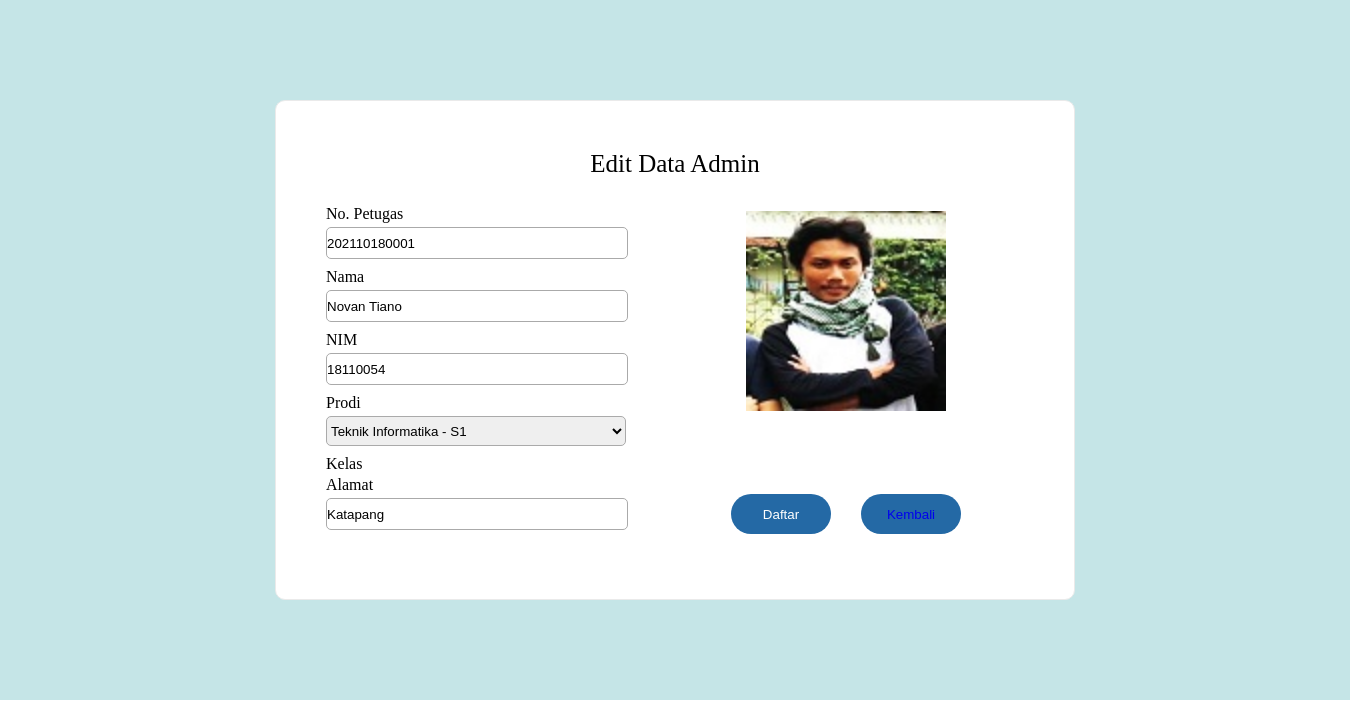
Page /php/ubahpetugas.php?No_Petugas=202110180001 on the committed database.
### tables this page shows
CREATE TABLE `datapetugas` (
  `id` int(11) NOT NULL,
  `No_Petugas` varchar(20) NOT NULL,
  `NIM` varchar(8) NOT NULL,
  `Nama` varchar(50) NOT NULL,
  `Prodi` varchar(30) NOT NULL,
  `Kelas` varchar(10) NOT NULL,
  `Alamat` varchar(50) NOT NULL,
  `Gambar` varchar(50) NOT NULL
);

### php/fungsidatapetugas.php (called while the page is built, shortened)
<?php
$conn = mysqli_connect("localhost","root","","tabungansiswa");
function query($query){
	global $conn;
	$result = mysqli_query($conn, $query);
	$rows = [];
	while($row = mysqli_fetch_assoc($result)){
		$rows[] = $row;
	}
	return $rows;
}
?>

### php/ubahpetugas.php (the view, shortened to what this page needs)
<?php
require "fungsidatapetugas.php";
$nopetugas = $_GET["No_Petugas"];
$mhs = query("SELECT * FROM datapetugas WHERE No_Petugas = '$nopetugas' ")[0];
?>
<!DOCTYPE html>
<html>
<head>
	<link rel="stylesheet" type="text/css" href="../css/styleubahpetugas.css">
</head>
<body>
	<div class="container">
		<div class="main">
			<form action="" method="post" enctype="multipart/form-data">
				<div class="judul">
						<div class="daftar">Edit Data Admin</div>
				</div>
				<div class="mainbagian1">
					<div class="nopetugas">
						<div class="label1"><label>No. Petugas</label></div>
						<div class="input1"><input type="text" name="nopetugas" value="<?= $mhs['No_Petugas'];?>"  required></div>
					</div>
                	<div class="nama">
						<div class="label2"><label>Nama</label></div>
						<div class="input2"><input type="text" name="nama" value="<?= $mhs['Nama'];?>" required></div>
					</div>
					<div class="nim">
						<div class="label3"><label>NIM</label></div>
						<div class="input3"><input type="text" name="nim" value="<?= $mhs['NIM'];?>" required></div>
					</div>
					<div class="prodi">
						<div class="label4"><label>Prodi</label></div>
							<?php if($mhs['Prodi'] == 'Teknik Informatika - S1'){ ?>
							<select required name="prodi" >
								<?php $namajurusan = ["Teknik Informatika - S1","Teknik Informatika - D3","Kompeterisasi Akuntansi - D3","Manajemen Informatika - D3"]; ?>
								<option selected><?php echo $namajurusan[0]; ?></option>
							</select>
						<?php } ?>
					</div>
					<div class="kelas">
						<div class="label5"><label>Kelas</label></div>
					</div>
					<div class="alamat">
						<div class="label6"><label>Alamat</label></div>
						<div class="input6"><input type="text" name="alamat" value="<?= $mhs['Alamat']?>" required></div>
					</div>
				</div>
                <div class="mainbagian2">
						<div class="gambar">
							<img id="preimage" class="image" src="../img/<?= $mhs['Gambar']?>">
						</div>
						<div class="kirim">
			    			<div class="tombol1"><button type="submit" name="ubah">Daftar</button></div>
			        	</div>
			        	<div class="kembali">
			    			<div class="tombol2"><button type="submit" name="kembali"><a href="datapetugas.php">Kembali</a></button></div>
			        	</div>
					</div>
			    </div>
		</div>
</body>
</html>

### css/styleubahpetugas.css (style rules this page uses)
html, body, div, span, applet, object, iframe, h1, h2, h3, h4, h5, h6, p, blockquote, pre, a, abbr, acronym, address, big, cite, code, del, dfn, em, img, ins, kbd, q, s, samp, small, strike, strong, sub, sup, tt, var, b, u, i, center, dl, dt, dd, ol, ul, li, fieldset, form, label, legend, table, caption, tbody, tfoot, thead, tr, th, td, article, aside, canvas, details, embed, figure, figcaption, footer, header, hgroup, menu, nav, output, ruby, section, summary, time, mark, audio, video { margin: 0; padding: 0; border: 0; font-size: 100%; font: inherit; vertical-align: baseline; }
body { line-height: 1; }
body { position: absolute; }
.container { width: 1350px; height: 100px; margin: auto; padding: 0; position: absolute; }
.main { padding: 100px; background-color: #c5e5e7; }
.main form { margin: auto; width: 800px; height: 500px; padding-top: 50px; padding-bottom: 50px; padding-right: 50px; padding-left: 50px; background-color: #ffffff; border: 1px solid #eaeaea; border-radius: 10px; box-sizing: border-box; }
.main .judul { height: 50px; float: top; }
.main .judul .daftar { font-size: 25px; font-family: verdana; text-align: center; }
.main .mainbagian1 { width: 325px; height: 300px; float: left; margin-right: 10px; }
.mainbagian1 .nopetugas { margin: 5px auto 5px auto; }
.mainbagian1 .nopetugas .label1 { font-family: verdana; size: 24px; margin-bottom: 5px; }
.mainbagian1 .nopetugas .input1 input { border:1px solid #aaa; border-radius: 5px; width: 300px; height: 30px; margin-bottom: 5px; padding: 0; }
.nama { margin: 5px auto 5px auto; }
.nama .label2 { font-family: verdana; size: 24px; margin-bottom: 5px; }
.nama .input2 input { border:1px solid #aaa; border-radius: 5px; width: 300px; height: 30px; margin-bottom: 5px; padding: 0; }
.nim { margin: 5px auto 5px auto; }
.nim .label3 { font-family: verdana; size: 24px; margin-bottom: 5px; }
.nim .input3 input { border:1px solid #aaa; border-radius: 5px; width: 300px; height: 30px; margin-bottom: 5px; padding: 0; }
.prodi { margin: 5px auto 5px auto; }
.prodi .label4 { font-family: verdana; size: 24px; margin-bottom: 5px; }
.prodi select { border:1px solid #aaa; border-radius: 5px; width: 300px; height: 30px; margin-bottom: 5px; padding: 0; }
.kelas .label5 { font-family: verdana; size: 24px; margin-bottom:5px; }
.alamat { margin: 5px auto 5px auto; }
.alamat .label6 { font-family: verdana; size: 24px; margin-bottom: 5px; }
.alamat .input6 input { border:1px solid #aaa; border-radius: 5px; width: 300px; height: 30px; margin-bottom: 5px; padding: 0; }
.main .mainbagian2 { width :325px; height: 300px; margin-left: 10px; float:left; }
.gambar { position: relative; width: 200px; height: 200px; margin:10px 15px 0px 75px; display: inline-block; }
.image { display: block; width: 200px; height: 200px; }
.kirim { height: 50px; margin-top: 0px; width : 50px; float: left; }
.kirim .tombol1 { width:100px; height: 40px; margin: 80px 0px 25% 60px; position: absolute; }
.kirim .tombol1 button { width: 100px; height: 40px; background-color:rgb(36,105,165); color:white; border:0px solid rgb(36,105,165); border-radius: 20px; cursor: pointer; }
.kembali { height: 50px; margin-top: 0px; width : 50px; float: left; }
.kembali .tombol2 { width:100px; height: 40px; margin: 80px 0px 25% 140px; position: absolute; }
.kembali .tombol2 button { width: 100px; height: 40px; background-color:rgb(36,105,165); color:white; border:0px solid rgb(36,105,165); border-radius: 20px; cursor: pointer; }
.kembali .tombol2 a { text-decoration: none; }

### rows in the picture
datapetugas: nopetugas "202110180001", nama "Novan Tiano", nim "18110054", alamat "Katapang", Gambar (picture)

### other values in the picture
form field prodi "Teknik Informatika - S1"
